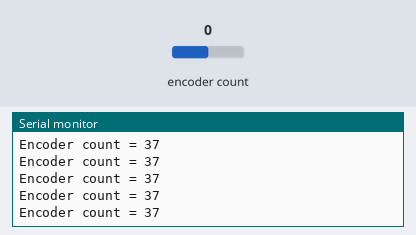
Recording of a sketch running on a simulated ESP32. Parts: the last lines printed to the serial monitor. The test bench sets the inputs (shaded band); at power-on: encoder count 0.

Above: at 1.2 s.
1.3 s: encoder count set to 1
At 1.31 s:
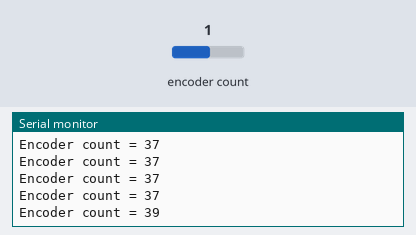
2.8 s: encoder count set to 2
At 2.81 s:
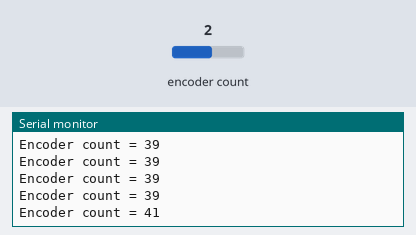
Timing chart, 0 to 5.8 s (numbered marks = the images above; inputs shaded):
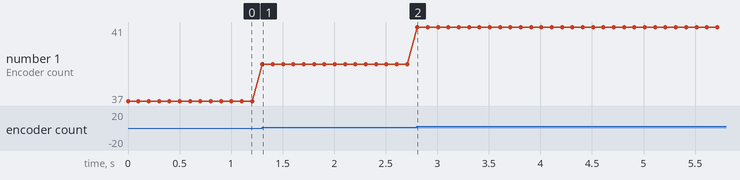

The sketch:

esp32encoderWorking.ino
```cpp
// https://github.com/madhephaestus/ESP32Encoder/

#include <ESP32Encoder.h>

ESP32Encoder encoder;


void setup(){

  Serial.begin(115200);
  // Enable the weak pull down resistors

  //ESP32Encoder::useInternalWeakPullResistors=DOWN;
  // Enable the weak pull up resistors
  ESP32Encoder::useInternalWeakPullResistors=UP;

  // use pin 21 and 22 for the first encoder
  encoder.attachHalfQuad(21, 22);

  // set starting count value after attaching
  encoder.setCount(37);

  // clear the encoder's raw count and set the tracked count to zero
  Serial.println("Encoder Start = " + String((int32_t)encoder.getCount()));
}

void loop(){
  // Loop and read the count
  Serial.println("Encoder count = " + String((int32_t)encoder.getCount()));
  delay(100);
}
```

Measured:
- after the input at 1.3 s, the serial monitor: prints a new line at once (image 1)
- after the input at 2.8 s, the serial monitor: prints a new line at once (image 2)
- plotted number 1: 37 → 39 after the input at 1.3 s, 39 → 41 after the input at 2.8 s
